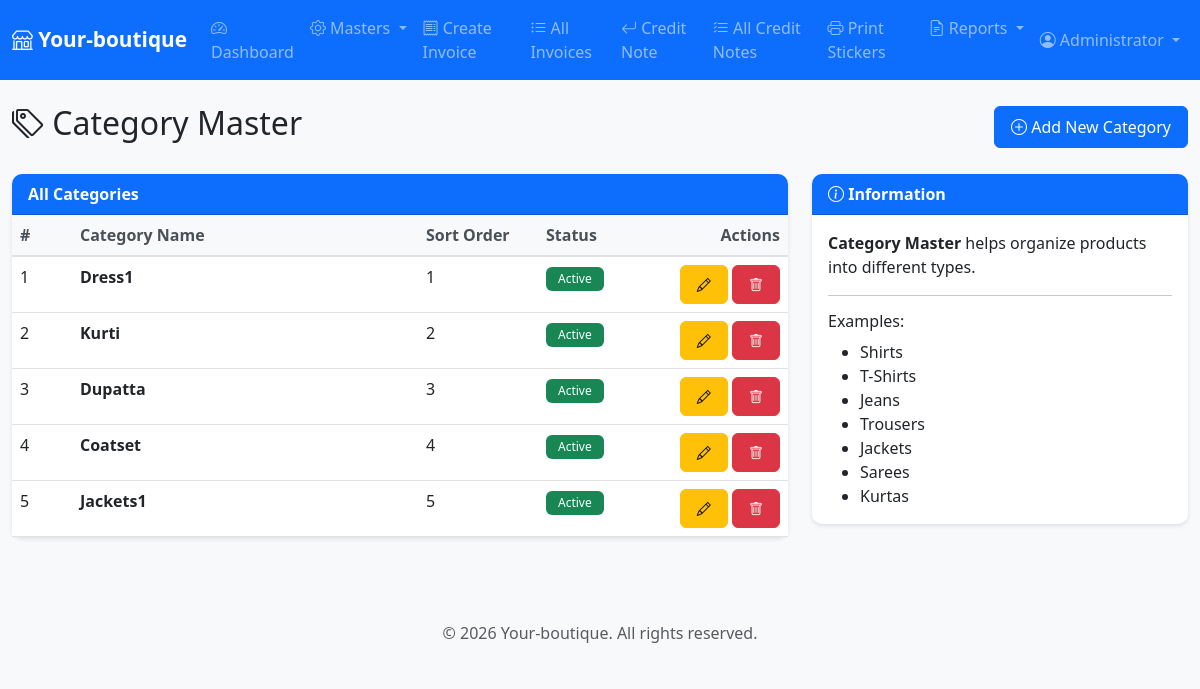
Page /modules/categories/list_.php (signed in) on the committed database.
### tables this page shows
CREATE TABLE `categories` (
  `id` int(11) NOT NULL,
  `category_name` varchar(100) NOT NULL,
  `sort_order` int(11) DEFAULT '0',
  `is_active` tinyint(1) DEFAULT '1',
  `created_at` timestamp NOT NULL DEFAULT CURRENT_TIMESTAMP
);

### modules/categories/list_.php (the view, shortened to what this page needs)
<?php
require_once __DIR__ . '/../../includes/header.php';
$sql = "SELECT * FROM categories ORDER BY sort_order ASC, category_name ASC";
$result = $conn->query($sql);
?>
<div class="row">
    <div class="col-12">
        <div class="d-flex justify-content-between align-items-center mb-4">
            <h2><i class="bi bi-tags"></i> Category Master</h2>
            <a href="add.php" class="btn btn-primary">
                <i class="bi bi-plus-circle"></i> Add New Category
            </a>
        </div>
    </div>
</div>
<div class="row">
    <div class="col-md-8">
        <div class="card">
            <div class="card-header">
                All Categories
            </div>
            <div class="card-body p-0">
                <div class="table-responsive">
                    <table class="table table-hover mb-0">
                        <thead>
                            <tr>
                                <th width="60">#</th>
                                <th>Category Name</th>
                                <th width="120">Sort Order</th>
                                <th width="100">Status</th>
                                <th width="150" class="text-end">Actions</th>
                            </tr>
                        </thead>
                        <tbody>
                            <?php
                            $sr = 1;
                            while ($row = $result->fetch_assoc()):
                            ?>
                            <tr>
                                <td><?php echo $sr++; ?></td>
                                <td>
                                    <strong><?php echo $row['category_name']; ?></strong>
                                </td>
                                <td><?php echo $row['sort_order']; ?></td>
                                <td>
                                    <?php if ($row['is_active']): ?>
                                        <span class="badge bg-success">Active</span>
                                    <?php else: ?>
                                        <span class="badge bg-secondary">Inactive</span>
                                    <?php endif; ?>
                                </td>
                                <td class="text-end">
                                    <a href="edit.php?id=<?php echo $row['id']; ?>" class="btn btn-sm btn-warning">
                                        <i class="bi bi-pencil"></i>
                                    </a>
                                    <a href="list.php?delete=<?php echo $row['id']; ?>"
                                       class="btn btn-sm btn-danger btn-delete">
                                        <i class="bi bi-trash"></i>
                                    </a>
                                </td>
                            </tr>
                            <?php endwhile; ?>
                        </tbody>
                    </table>
                </div>
            </div>
        </div>
    </div>
    <div class="col-md-4">
        <div class="card">
            <div class="card-header">
                <i class="bi bi-info-circle"></i> Information
            </div>
            <div class="card-body">
                <p><strong>Category Master</strong> helps organize products into different types.</p>
                <hr>
                <h6>Examples:</h6>
                <ul class="mb-0">
                    <li>Shirts</li>
                    <li>T-Shirts</li>
                    <li>Jeans</li>
                    <li>Trousers</li>
                    <li>Jackets</li>
                    <li>Sarees</li>
                    <li>Kurtas</li>
                </ul>
            </div>
        </div>
    </div>
</div>
<?php require_once __DIR__ . '/../../includes/footer.php'; ?>

### assets/css/style.css (style rules this page uses)
:root { --primary-color: #0d6efd; --secondary-color: #6c757d; --success-color: #198754; --danger-color: #dc3545; --warning-color: #ffc107; }
body { font-family: 'Segoe UI', Tahoma, Geneva, Verdana, sans-serif; background-color: #f8f9fa; }
.card { border: none; border-radius: 10px; box-shadow: 0 2px 4px rgba(0,0,0,0.1); margin-bottom: 20px; }
.card-header { background-color: var(--primary-color); color: white; font-weight: 600; border-radius: 10px 10px 0 0 !important; }
.table { background-color: white; }
.table thead th { background-color: #f8f9fa; border-bottom: 2px solid #dee2e6; font-weight: 600; color: #495057; }
.btn { border-radius: 6px; padding: 8px 16px; font-weight: 500; }
.badge { padding: 6px 12px; font-weight: 500; }

### rows in the picture
categories: category_name "Dress1", sort_order "1", is_active "Active"
categories: category_name "Kurti", sort_order "2", is_active "Active"
categories: category_name "Dupatta", sort_order "3", is_active "Active"
categories: category_name "Coatset", sort_order "4", is_active "Active"
categories: category_name "Jackets1", sort_order "5", is_active "Active"

### other values in the picture
getUserFullName() "Administrator"
